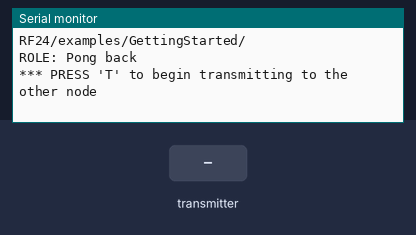
Simulated run of this sketch. Board: Arduino Uno, built with avr-gcc and run on an emulated ATmega328P. Shown: the last lines printed to the serial monitor. The test bench sets the inputs (shaded band). No radio packets arrive unless stated.

Above: at 1.2 s.
1.3 s: the transmitter starts sending maze_data = 0
At 1.37 s:
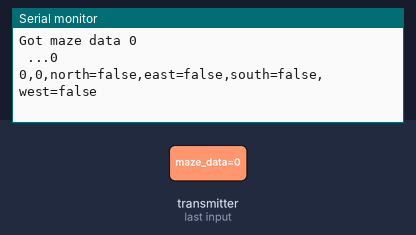
2.8 s: the transmitter starts sending maze_data = 1023
At 2.87 s:
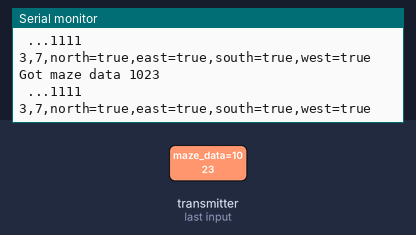

The sketch:

testRadio.ino
```cpp
// (licence header left out)
/**
 * Example for Getting Started with nRF24L01+ radios.
 *
 * This is an example of how to use the RF24 class.  Write this sketch to two
 * different nodes.  Put one of the nodes into 'transmit' mode by connecting
 * with the serial monitor and sending a 'T'.  The ping node sends the current
 * time to the pong node, which responds by sending the value back.  The ping
 * node can then see how long the whole cycle took.
 */

#include <SPI.h>
#include "nRF24L01.h"
#include "RF24.h"
#include "printf.h"

//
// Hardware configuration
//

// Set up nRF24L01 radio on SPI bus plus pins 9 & 10

RF24 radio(9,10);

//
// Topology
//

// Radio pipe addresses for the 2 nodes to communicate.
const uint64_t pipes[2] = { 0x000000001aLL, 0x0000000001bLL };

//
// Role management
//
// Set up role.  This sketch uses the same software for all the nodes
// in this system.  Doing so greatly simplifies testing.
//

// The various roles supported by this sketch
typedef enum { role_ping_out = 1, role_pong_back } role_e;

// The debug-friendly names of those roles
const char* role_friendly_name[] = { "invalid", "Ping out", "Pong back"};

// The role of the current running sketch
role_e role = role_pong_back;

void setup(void)
{
  //
  // Print preamble
  //

  Serial.begin(57600);
  printf_begin();
  printf("\n\rRF24/examples/GettingStarted/\n\r");
  printf("ROLE: %s\n\r",role_friendly_name[role]);
  printf("*** PRESS 'T' to begin transmitting to the other node\n\r");

  //
  // Setup and configure rf radio
  //

  radio.begin();

  // optionally, increase the delay between retries & # of retries
  radio.setRetries(15,15);
  radio.setAutoAck(true);
  // set the channel
  radio.setChannel(0x50);
  // set the power
  // RF24_PA_MIN=-18dBm, RF24_PA_LOW=-12dBm, RF24_PA_MED=-6dBM, and RF24_PA_HIGH=0dBm.
  radio.setPALevel(RF24_PA_MIN);
  //RF24_250KBPS for 250kbs, RF24_1MBPS for 1Mbps, or RF24_2MBPS for 2Mbps
  radio.setDataRate(RF24_250KBPS);

  // optionally, reduce the payload size.  seems to
  // improve reliability
  //radio.setPayloadSize(8);

  //
  // Open pipes to other nodes for communication
  //

  // This simple sketch opens two pipes for these two nodes to communicate
  // back and forth.
  // Open 'our' pipe for writing
  // Open the 'other' pipe for reading, in position #1 (we can have up to 5 pipes open for reading)

  if ( role == role_ping_out )
  {
    radio.openWritingPipe(pipes[0]);
    radio.openReadingPipe(1,pipes[1]);
  }
  else
  {
    radio.openWritingPipe(pipes[1]);
    radio.openReadingPipe(1,pipes[0]);
  }

  //
  // Start listening
  //

  radio.startListening();

  //
  // Dump the configuration of the rf unit for debugging
  //

  radio.printDetails();
}

void loop(void)
{

  //
  // Pong back role.  Receive each packet, dump it out, and send it back
  //

  if ( role == role_pong_back )
  {
    // if there is data ready
    if ( radio.available() )
    {
      // Dump the payloads until we've gotten everything
      //unsigned long got_time;
      unsigned long maze_data;
      bool done = false;
      while (!done)
      {
        // Fetch the payload, and see if this was the last one.
        done = radio.read( &maze_data, sizeof(unsigned long) );
        printf("Got maze data %lu\n ...", maze_data);
        String x_coord = String(maze_data >> 8);
        String y_coord = String(((maze_data >> 5) & 0x00000007));

        String pos_data;
        String north = "north=false,";
        String east = "east=false,";
        String south = "south=false,";
        String west = "west=false";
        int wallLoc = (int) ((maze_data & 0x0000001E) >> 1);
        Serial.println(wallLoc, BIN);
        if((wallLoc & 0b1000) >> 3) {
          north = "north=true,";
        } if((wallLoc & 0b0100) >> 2) {
          east = "east=true,";
        } if((wallLoc & 0b0010) >> 1) {
          south = "south=true,";
        } if((wallLoc & 0b0001)) {
          west = "west=true";
        }
        pos_data = north + east + south + west;
        String GUI_msg = x_coord + "," + y_coord + "," + pos_data;
        Serial.println(GUI_msg);

        // Spew it
        //Serial.println("Got payload %lu...",got_time);

        // Delay just a little bit to let the other unit
        // make the transition to receiver
        delay(20);

      }

      // First, stop listening so we can talk
      radio.stopListening();

      // Send the final one back.
      //radio.write( &got_time, sizeof(unsigned long) );
      //printf("Sent response.\n\r");

      // Now, resume listening so we catch the next packets.
      radio.startListening();
    }
  }
}
// vim:cin:ai:sts=2 sw=2 ft=cpp
```

printf.h
```cpp
// (licence header left out)
/**
 * @file printf.h
 *
 * Setup necessary to direct stdout to the Arduino Serial library, which
 * enables 'printf'
 */

#ifndef __PRINTF_H__
#define __PRINTF_H__

#ifdef ARDUINO

int serial_putc( char c, FILE * )
{
  Serial.write( c );

  return c;
}

void printf_begin(void)
{
  fdevopen( &serial_putc, 0 );
}

#else
#error This example is only for use on Arduino.
#endif // ARDUINO

#endif // __PRINTF_H__
```

Measured:
- after the input at 1.3 s, the serial monitor: prints a new line at once (image 1)
- after the input at 2.8 s, the serial monitor: prints a new line at once (image 2)
